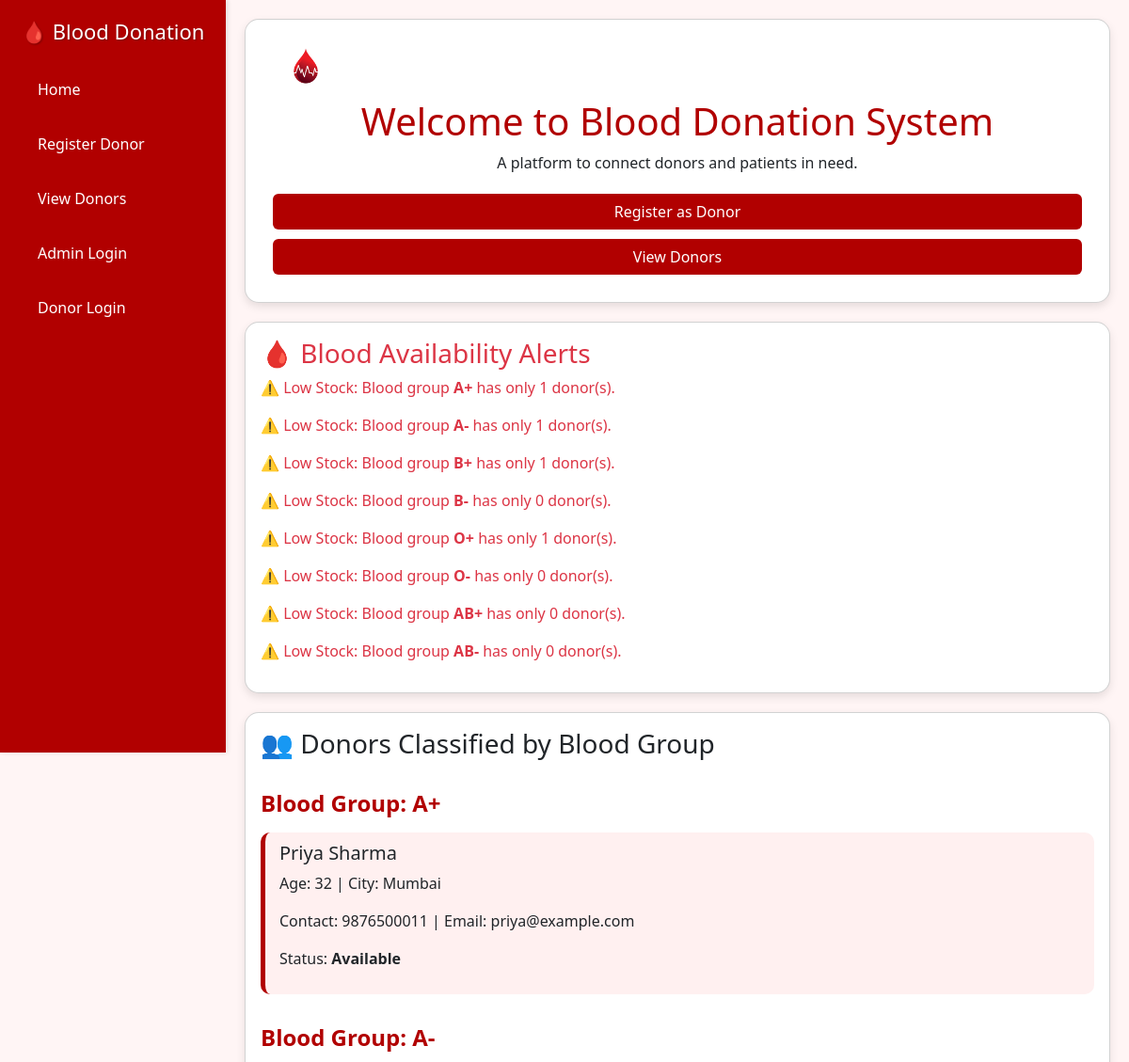
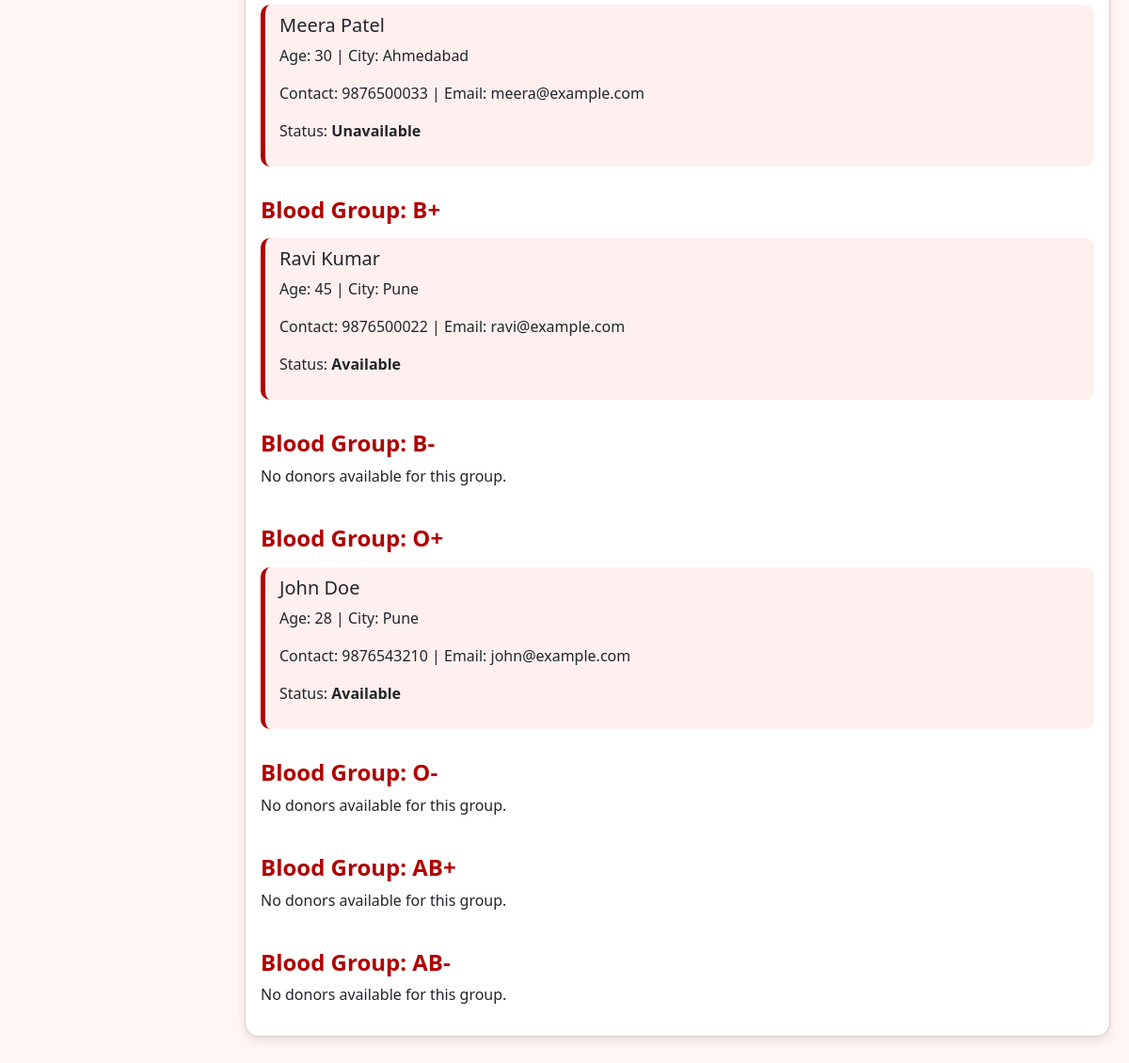
The page / on the database its author committed (2 pictures, top to bottom).
### tables this page shows
CREATE TABLE IF NOT EXISTS donors (
    id INT AUTO_INCREMENT PRIMARY KEY,
    name VARCHAR(100) NOT NULL,
    age INT NOT NULL,
    blood_group VARCHAR(5) NOT NULL,
    contact VARCHAR(20) NOT NULL,
    city VARCHAR(50) NOT NULL,
    email VARCHAR(100),
    availability ENUM('Available','Unavailable') DEFAULT 'Available',
    last_donation_date DATE NULL,
    created_at TIMESTAMP DEFAULT CURRENT_TIMESTAMP
);

### index.php (the view, shortened to what this page needs)
<?php
require __DIR__ . '/db.php';
$groups = ['A+','A-','B+','B-','O+','O-','AB+','AB-'];
$blood_counts = [];
$res = $conn->query("SELECT blood_group, COUNT(*) AS total FROM donors GROUP BY blood_group");
if ($res) {
    while ($r = $res->fetch_assoc()) {
        $blood_counts[$r['blood_group']] = (int)$r['total'];
    }
}
$donorsRes = $conn->query("SELECT * FROM donors ORDER BY blood_group, name");
?>
<!DOCTYPE html>
<html lang="en">
<head>
    <link rel="stylesheet" href="style.css">
    <link href="https://cdn.jsdelivr.net/npm/bootstrap@5.3.3/dist/css/bootstrap.min.css" rel="stylesheet">
</head>
<body>
    <?php include 'sidebar.php'; ?>
    <div class="main-content">
        <div class="welcome-box card text-center p-4">
           <img src="blood.png" alt="Blood Drop" style="width:80px; margin-bottom:10px;">
            <h1 style="color:#b10000;">Welcome to Blood Donation System</h1>
            <p>A platform to connect donors and patients in need.</p>
            <a href="register.php" class="btn btn-custom">Register as Donor</a>
            <a href="view_donors.php" class="btn btn-custom">View Donors</a>
        </div>
        <div class="alerts card p-3">
            <h3 class="text-danger">🩸 Blood Availability Alerts</h3>
            <?php foreach ($groups as $g):
                $c = isset($blood_counts[$g]) ? $blood_counts[$g] : 0;
                if ($c < 3): ?>
                    <p class="text-danger">⚠️ Low Stock: Blood group <strong><?php echo $g; ?></strong> has only <?php echo $c; ?> donor(s).</p>
                <?php else: ?>
                    <p class="text-success">✅ <?php echo $g; ?> — <?php echo $c; ?> donor(s) available.</p>
                <?php endif;
            endforeach; ?>
        </div>
        <div class="donor-section card p-3">
            <h3>👥 Donors Classified by Blood Group</h3>
            <?php
            foreach ($groups as $g) {
                echo "<h4 class='mt-4 text-danger-strong'>Blood Group: $g</h4>";
                $found = false;
                if ($donorsRes && $donorsRes->num_rows > 0) {
                    $donorsRes->data_seek(0);
                    while ($d = $donorsRes->fetch_assoc()) {
                        if ($d['blood_group'] === $g) {
                            $found = true;
                            echo "<div class='donor-card'>";
                            echo "<h5>".htmlspecialchars($d['name'])."</h5>";
                            echo "<p>Age: ".(int)$d['age']." | City: ".htmlspecialchars($d['city'])."</p>";
                            echo "<p>Contact: ".htmlspecialchars($d['contact'])." | Email: ".htmlspecialchars($d['email'])."</p>";
                            echo "<p>Status: <strong>".$d['availability']."</strong></p>";
                            echo "</div>";
                        }
                    }
                }
                if (!$found) echo "<p>No donors available for this group.</p>";
            }
            ?>
        </div>
    </div>
</body>
</html>

### sidebar.php (shortened to what this page needs)
<?php
$links = [
    'Home' => 'index.php',
    'Register Donor' => 'register.php',
    'View Donors' => 'view_donors.php',
    'Admin Login' => 'admin_login.php',
    'Donor Login' => 'donor_login.php'
];
?>
<div class="sidebar">
    <h2>🩸 Blood Donation</h2>
    <?php foreach ($links as $name => $url): ?>
        <a href="<?= $url ?>"><?= $name ?></a>
    <?php endforeach; ?>
</div>

### style.css (style rules this page uses)
* { margin: 0; padding: 0; box-sizing: border-box; }
body { font-family: "Poppins", Arial, sans-serif; background: #ffe6e6; display: flex; min-height: 100vh; }
.sidebar { width: 250px; background: #fff; padding: 30px 20px; box-shadow: 2px 0 6px rgba(0,0,0,0.08); display: flex; flex-direction: column; position: fixed; height: 100vh; }
.sidebar h2 { color: #c9184a; margin-bottom: 20px; text-align: center; }
.sidebar a { display: block; color: #333; padding: 12px 15px; text-decoration: none; margin-bottom: 10px; border-radius: 8px; transition: all 0.3s; }
.main-content { margin-left: 250px; padding: 40px; flex: 1; min-height: 100vh; }
.card, .welcome-box, .alerts, .donor-section { background: #fff; border-radius: 12px; padding: 25px; box-shadow: 0 6px 18px rgba(0,0,0,0.08); margin-bottom: 30px; }
.donor-card { background: #fff0f0; border-left: 5px solid #b10000; padding: 12px; border-radius: 6px; margin-bottom: 12px; }
.text-danger-strong { color: #b10000; font-weight: 700; }
.btn-custom { background: #b10000; color: #fff; border: none; padding: 10px 22px; border-radius: 8px; margin: 5px 3px; cursor: pointer; transition: transform 0.2s, background 0.2s; }

### index.php (style rules this page uses)
body { background-color: #fff5f5; font-family: Arial, sans-serif; }
.main-content { margin-left: 230px; padding: 20px; }
.card { margin-bottom: 20px; border-radius: 15px; box-shadow: 0 4px 10px rgba(0,0,0,0.1); }
.welcome-box img { width: 80px; margin-bottom: 10px; }
.btn-custom { background-color: #b10000; color: white; margin: 5px; }
.donor-card { background-color: #fff0f0; padding: 10px 15px; border-radius: 10px; margin: 8px 0; }
.text-danger-strong { color: #b10000; font-weight: bold; }

### sidebar.php (style rules this page uses)
body { margin: 0; font-family: 'Segoe UI', sans-serif; }
.sidebar { position: fixed; left: 0; top: 0; width: 240px; height: 100vh; background-color: #b10000; color: white; display: flex; flex-direction: column; padding-top: 20px; box-shadow: 2px 0 5px rgba(0,0,0,0.1); z-index: 1000; }
.sidebar h2 { text-align: center; margin-bottom: 20px; font-size: 22px; color: white; text-shadow: 1px 1px 2px rgba(0,0,0,0.3); }
.sidebar a { color: white; text-decoration: none; padding: 12px 20px; margin: 5px 0; display: block; border-radius: 5px; transition: 0.2s; }
.main-content { margin-left: 240px; padding: 20px; }

### rows shown on the page
donors: name "Priya Sharma", age "32", city "Mumbai", contact "9876500011", email "priya@example.com", availability "Available"
donors: name "Meera Patel", age "30", city "Ahmedabad", contact "9876500033", email "meera@example.com", availability "Unavailable"
donors: name "Ravi Kumar", age "45", city "Pune", contact "9876500022", email "ravi@example.com", availability "Available"
donors: name "John Doe", age "28", city "Pune", contact "9876543210", email "john@example.com", availability "Available"

### other values the page prints
$name "Home"
$name "Register Donor"
$name "View Donors"
$name "Admin Login"
$name "Donor Login"
$g "A+"
$c "1"
$g "A-"
$g "B+"
$g "B-"
$c "0"
$g "O+"
$g "O-"
$g "AB+"
$g "AB-"
